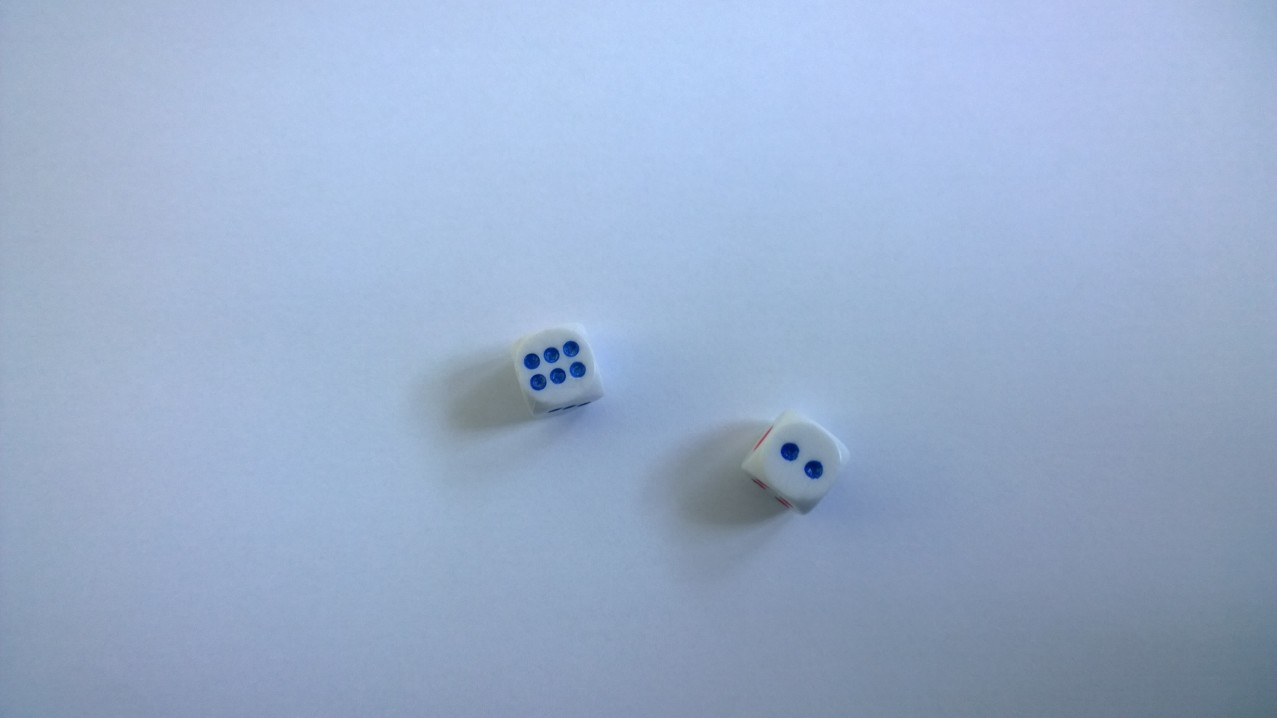
%> input picture dices1.jpg, 1277 x 718 px
$ octave --eval "result = extract_dice_score(imread('dices1.jpg'));"   (GNU Octave 9; MATLAB toolbox functions it lacks are replaced by stand-ins)
%> lines starting %> are read from the running program, lines starting %| are printed output that depends on the picture; in (x1, y1, x2, y2) boxes, pixels count from 0 and x2, y2 are one past the last pixel; in counts of white or black regions, pixels touching at a corner belong together; the program's own positions count from 1


function [PlaveUk, CrveneUk]=extract_dice_score(I)
%
%Ime funkcije:extract_dice_score
%
%Funkcija prima kao ulazni argument sliku kockica.Na slici se moze nalaziti
%proizvoljan broj kockica na kojima se mogu nalaziti brojevi prikazani
%plavim i crvenim kruzicima.Ova funkcija vraca informaciju o tome koliko je
%broj bacen na kockici sa plavim brojevima i koliki je broj bacen na
%kockicama sa crvenim brojevima,odnosno kruzicima,ne vracajuci informaciju
%o tome koliko je zapravo kockica baceno. Ova funkcija koristi to sto je
%prosledjena slika u RGB formatu,pa na osnovu informacija o plavoj i
%crvenoj boji nalazi odgovarajuci prag i preko njega detektuje plave i
%crvene kruzice.Nakon detektovanja praga,nalazimo krugove i njihove
%centre.Prostim prebrojavanjem broja centara plavih i crvenih krugova
%dobijamo informaciju o bacenom broju na kockicama.
%
%Izgled funkcije:
%
%        [PlaveUk, CrveneUk]=extract_dice_score(I)
%
%Funkcija prima ulaznu sliku I u RGB formatu,a vraca informaciju o broju
%plavih i crvenih kruzica,odnosno bacenih brojeva na kockicama.
%
%Funkcija nema podrazumevanih vrednosti,vec joj se eksplicitno prosledjuje
%slika u RGB formatu,a kao izlaz moze vratiti praznu promenljivu ako na
%trenutnoj slici nema uopste plavih ili crvenih brojeva,odnosno kruzica.
%
%Primer:
%
%          I1=imread('dices1.jpg');
%          [Plave1,Crvene1]=extract_dice_score(I1);
%          Zbir1=Plave1+Crvene1;
%
% Gde zbir predstavlja ukupan broj koji je bacen na kockicama.
%
%See also: extract_dice_score_bonus
%
%Funkcija extract_dice_score_bonus predstavlja nadogradnju vec postojece
%funkcije koja vraca nizove za plave i crvene kockice i vraca informaciju o
%tome koliko je plavih,a koliko crvenih kockica baceno i koji se broj na
%njima nalazi
%
%
% Dan kreacije: 28.12.2019. (Petkovic Uros)
% Poslednje izmene: 28.12.2019. (Petkovic Uros)
%

R=I(:,:,1);   %Prvo vrsimo obradu za plave kockice,delimo na tri plejna datu sliku
G=I(:,:,2);
B=I(:,:,3);
R=medfilt2(R,[7 7]);   %Prolazimo medijan filtrom kroz R
Plave= R>40;           %Odredjujemo prag kojim pronalazimo plave tacke na slici
Plave=1-Plave;         %Hocemo da nam bude bela slika na mestima kruzica,a crna u ostatku
[center1, radius] = imfindcircles(Plave, [2, 150]); %Nalazimo koordinate centara plavih krugova
center11 = find(radius>3);    %Uzimamo one krugove ciji je radijus veci od 3
figure(1); imshow(I);         %Prikazujemo sliku sa datim kruzicima
viscircles(center1(center11,:), radius(center11), 'Color', 'b', 'LineWidth', 3);
hold on;

%Za crvene kockice radimo isto,delimo sliku na 3 plejna,zbog kompleksnijeg
%nalazenja crvenih delova,u ovoj obradi koristimo sva tri plejna,pragovi su
%nadjeni eksperimentalno koristeci originalnu sliku i Data Cursor komandu
R=I(:,:,1);
G=I(:,:,2);
B=I(:,:,3);
R=medfilt2(R,[7 7]);
G=medfilt2(G,[7 7]);    %Prolazimo median filtrom
B=medfilt2(B,[7 7]);
Crvene=1.*(R>100 & G<90 & B<106);   %Postavljamo prag i nalazimo crvene delove
[center2, radius] = imfindcircles(Crvene, [2, 150]); %Nalazimo centre krugova
center22 = find(radius>3);   %Uzimamo one ciji je radijus veci od 3
figure(1);            %Prikazujemo sliku sa crvenim kruzicima i prethodno nadjenim plavim
viscircles(center2(center22,:), radius(center22), 'Color', 'r', 'LineWidth', 3);

PlaveUk=numel(center11); %Nalazimo broj plavih kruzica preko broja elemenata centara
CrveneUk=numel(center22);%Takodje,isto to radimo i za crvene kruzice
                         %Ove vrednosti su izlazi funkcije
end
%> in extract_dice_score, `G=I(:,:,2);`:
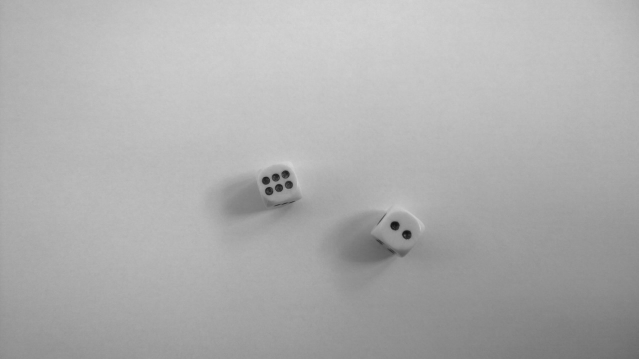
%> G: size 718x1277 uint8 (shown at 1/2 size); min 13, max 213, mean 173.8
%> in extract_dice_score, `B=I(:,:,3);`:
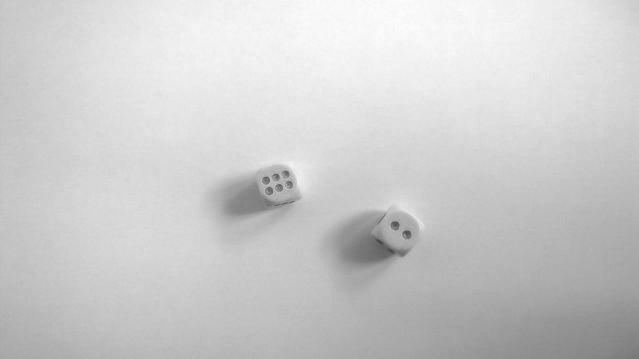
%> B: size 718x1277 uint8 (shown at 1/2 size); min 55, max 254, mean 204.4
%> in extract_dice_score, `Plave= R>40;`:
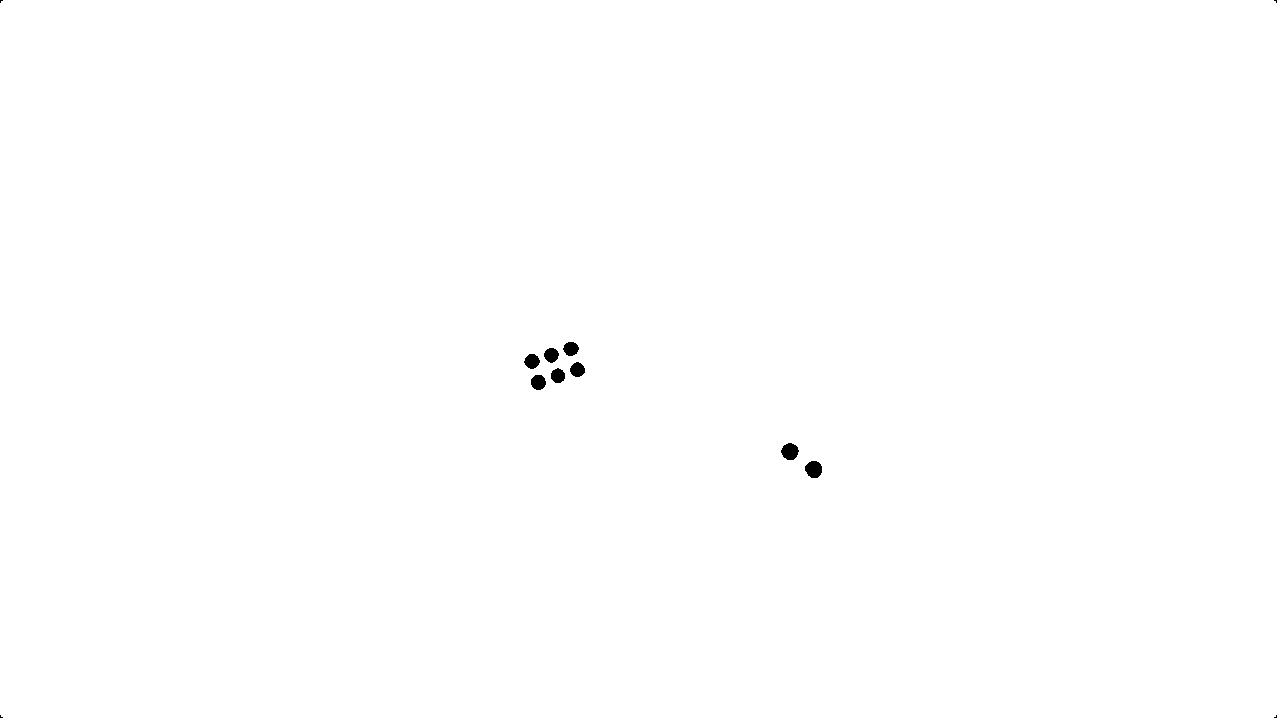
%> Plave: size 718x1277 logical; 99.8% white; 12 black regions (4 under 20 px), largest, box (x1, y1, x2, y2) and area: (805, 461, 822, 478) 228, (781, 443, 799, 460) 226, (531, 375, 546, 390) 179
%> in extract_dice_score, `[center1, radius] = imfindcircles(Plave, [2, 150]);`: center1 = [539 383; 578.1 370.3; 551.9 355.7; 814.4 470.3; 532.7 361.6; 571.6 349.4; 558.5 376.5; 790.5 452.5]; radius = [7.42; 7.13; 7.15; 8.73; 7.19; 7.15; 7.27; 8.4]
%> in extract_dice_score, `center11 = find(radius>3);`: center11 = [1; 2; 3; 4; 5; 6; 7; 8]
%> in extract_dice_score, `[center2, radius] = imfindcircles(Crvene, [2, 150]);`: center2 = [639 359.5]; radius = 2
%> in extract_dice_score, `center22 = find(radius>3);`: center22 = []
%> in extract_dice_score, `PlaveUk=numel(center11);`: PlaveUk = 8
%> in extract_dice_score, `CrveneUk=numel(center22);`: CrveneUk = 0
%> `result = extract_dice_score(imread('dices1.jpg'));`:
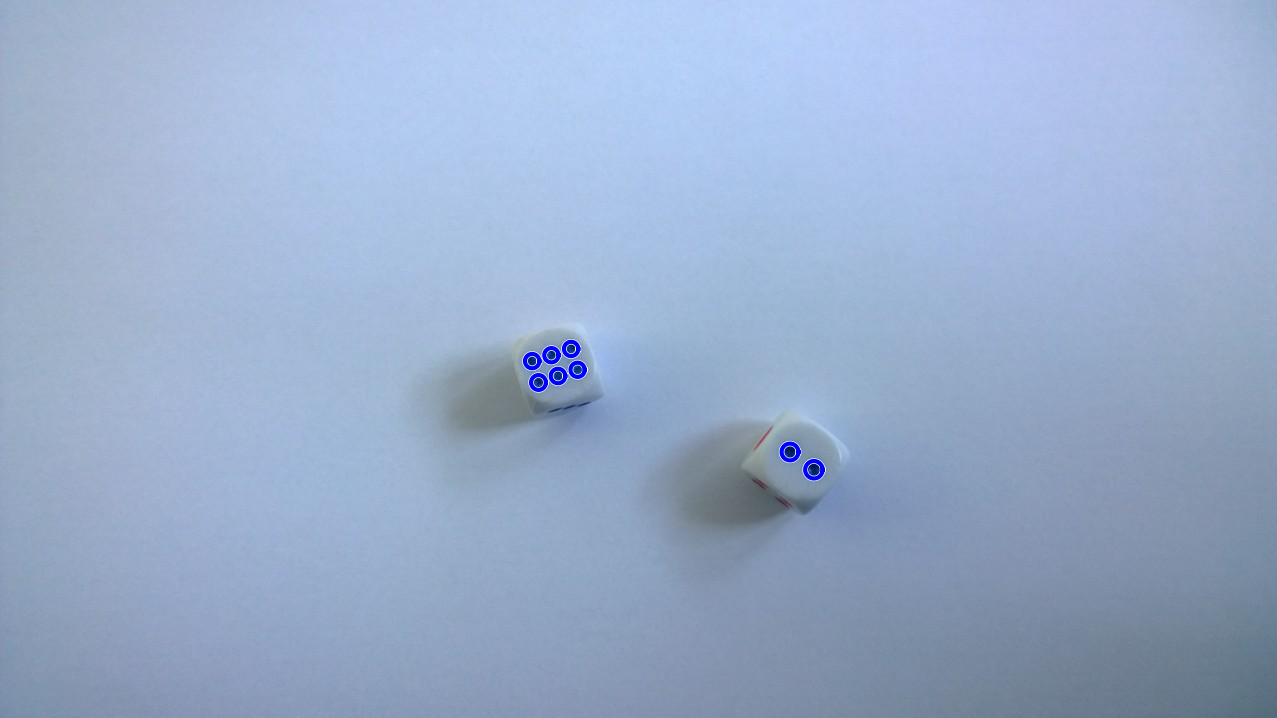
%> figure redrawn from the program's plot data
%> `result = extract_dice_score(imread('dices1.jpg'));`: result = 8

$ run again, on dices11.jpg
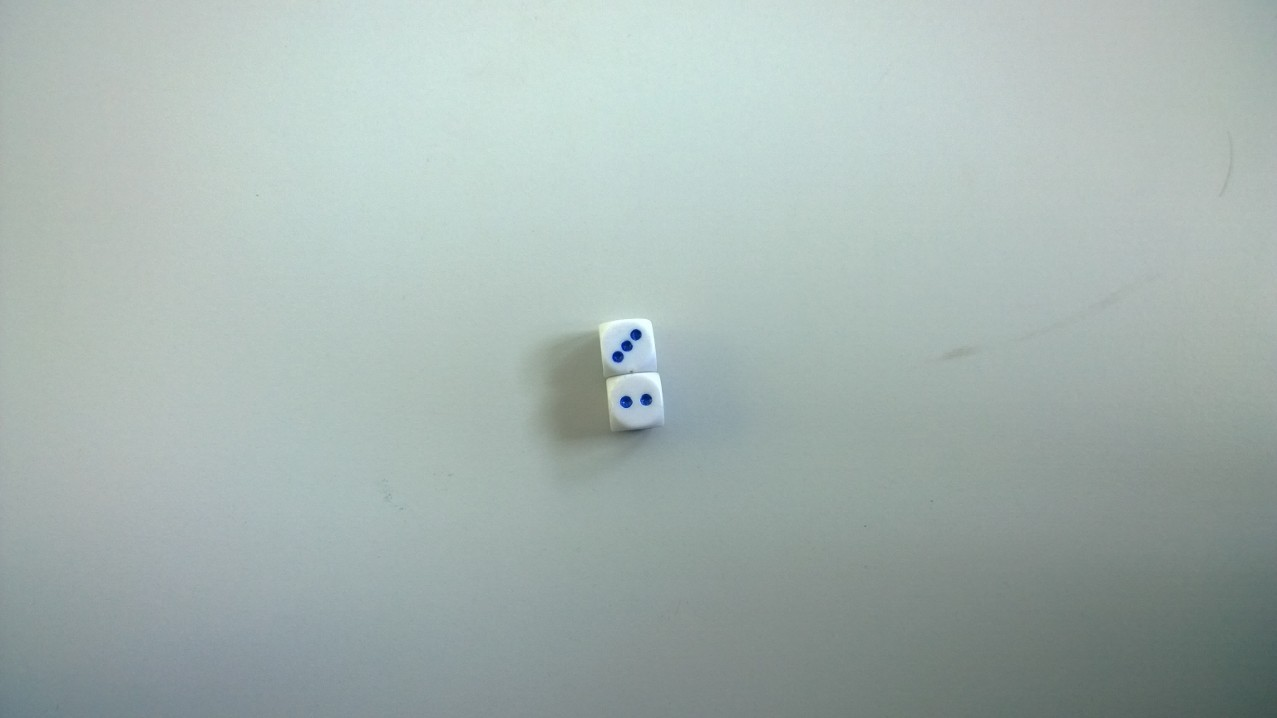
%> input picture dices11.jpg, 1277 x 718 px
%> in extract_dice_score, `G=I(:,:,2);`:
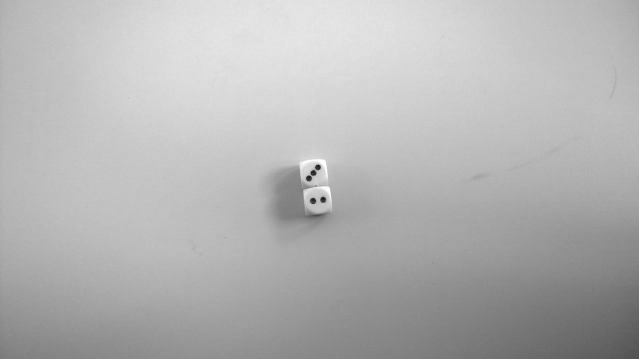
%> G: size 718x1277 uint8 (shown at 1/2 size); min 20, max 255, mean 179.6
%> in extract_dice_score, `[center1, radius] = imfindcircles(Plave, [2, 150]);`: center1 = [627 402.6; 627.4 346.6; 636.5 335.3; 646.5 399.7; 618.4 357.2]; radius = [4.7; 4.52; 4.18; 3.9; 4.35]
%> center11 = [1; 2; 3; 4; 5]
%> Crvene: size 718x1277 double; every value is 0
%> in extract_dice_score, `[center2, radius] = imfindcircles(Crvene, [2, 150]);`: center2 = [639 359.5]; radius = 2
%> center22 = []
%> PlaveUk = 5
%> CrveneUk = 0
%> `result = extract_dice_score(imread('dices1.jpg'));`:
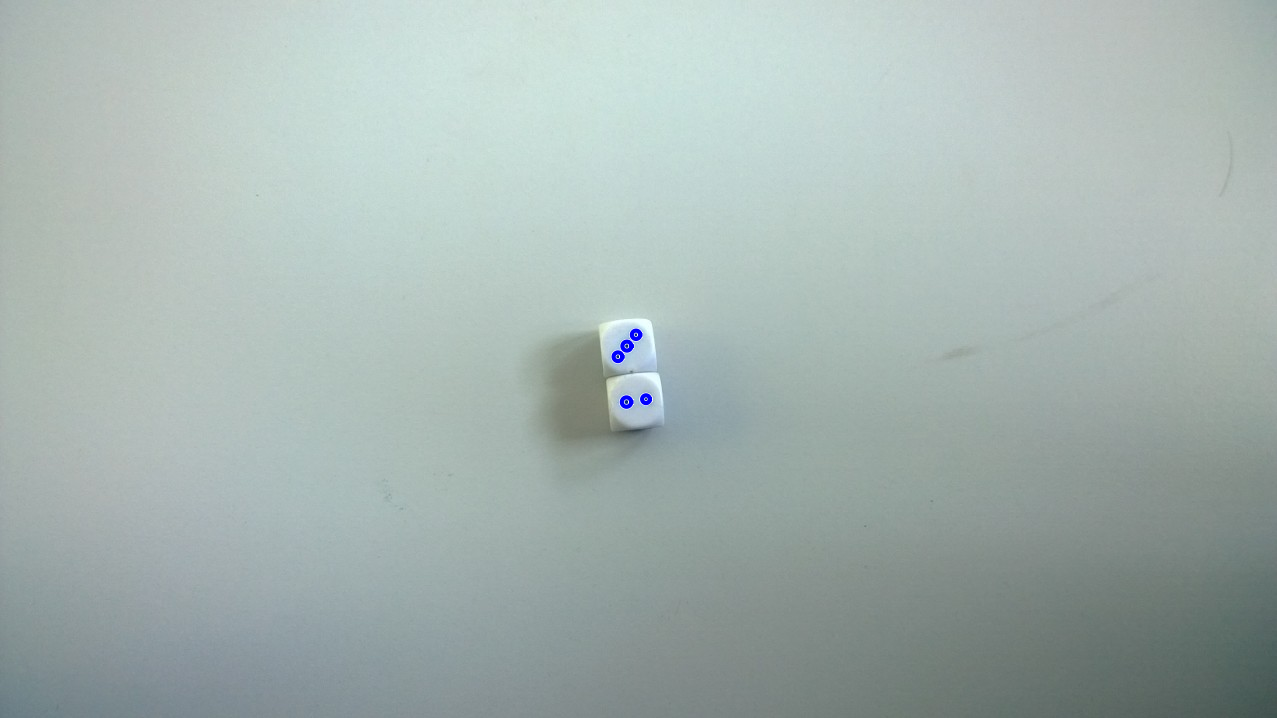
%> figure redrawn from the program's plot data
%> result = 5
